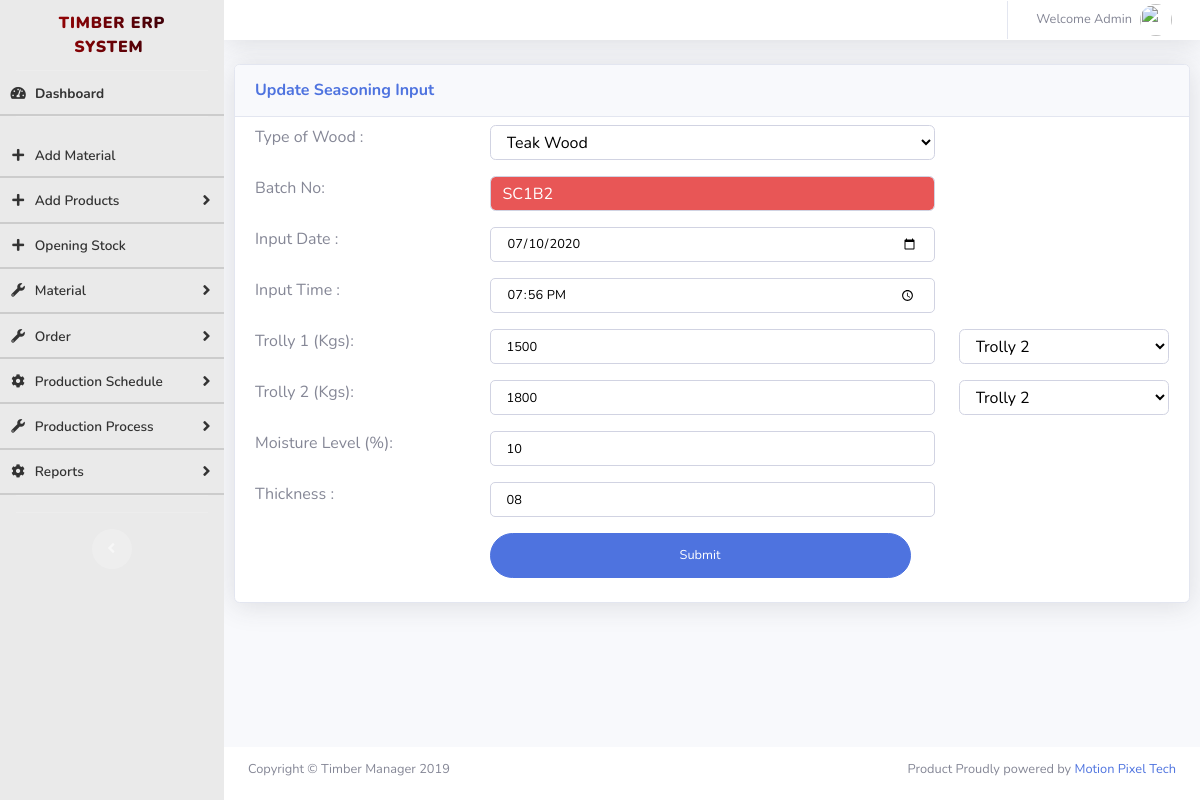
Page /editSeasoning_input.php?id=3 (signed in) on the committed database.
### tables this page shows
CREATE TABLE `ta_seasoning_input` (
  `seasonin_id` int(10) NOT NULL,
  `type_of_wood` varchar(100) NOT NULL,
  `seasonin_batch` varchar(100) NOT NULL,
  `input_date` date NOT NULL,
  `input_time` time NOT NULL,
  `trolly1_weight` varchar(100) NOT NULL,
  `trolly1` varchar(100) NOT NULL,
  `trolly2_weight` varchar(100) NOT NULL,
  `trolly2` varchar(100) NOT NULL,
  `moisture_level` varchar(100) NOT NULL,
  `thickness` varchar(100) NOT NULL,
  `chamber` varchar(100) NOT NULL,
  `created_on` datetime NOT NULL DEFAULT current_timestamp(),
  `status` int(1) NOT NULL DEFAULT 1
);

CREATE TABLE `ta_wood_type` (
  `id` int(10) NOT NULL,
  `wood_type` varchar(150) NOT NULL,
  `status` int(1) NOT NULL DEFAULT 1 COMMENT '1->Active, 0->inactive',
  `created_on` datetime NOT NULL DEFAULT current_timestamp()
);

CREATE TABLE `ta_season_batch_nos` (
  `batch_id` int(10) NOT NULL,
  `seasonin_id` int(10) NOT NULL,
  `chamber` varchar(50) NOT NULL,
  `batch_no` varchar(100) NOT NULL,
  `status` int(1) NOT NULL COMMENT '1->active, 0->inactrive',
  `crated_on` datetime NOT NULL DEFAULT current_timestamp(),
  `is_deleted` int(1) NOT NULL DEFAULT 1 COMMENT '1->Not Deleted, 0->deleted'
);

### editSeasoning_input.php (the view, shortened to what this page needs)
<?php
  if(empty($_SESSION['loggedin_id']))
  {
    header("Location: index.php");
  } else {
    include("db_connection.php");
    $batch_id = $_GET['id'];
    $sql = "SELECT tso.*,twt.wood_type,twt.id wood_id,sbn.batch_no FROM ta_seasoning_input tso join ta_wood_type twt on (twt.id = tso.type_of_wood) join ta_season_batch_nos sbn on (tso.seasonin_batch = sbn.batch_id and sbn.status = 1) where tso.seasonin_batch = '".$batch_id."' order by seasonin_id ASC limit 1";
    $seasoinresp = $conn->query($sql);
    $seasoin_result = mysqli_fetch_assoc($seasoinresp);
?>
<!DOCTYPE html>
<html lang="en">
<head>
  <link href="vendor/fontawesome-free/css/all.min.css" rel="stylesheet" type="text/css">
  <link href="css/sb-admin-2.min.css" rel="stylesheet">
  <link href="vendor/datatables/dataTables.bootstrap4.min.css" rel="stylesheet">
</head>
<body id="page-top">
  <div id="wrapper">
   <?php include "sidebar.php"; ?>
    <div id="content-wrapper" class="d-flex flex-column">
      <div id="content">
        <nav class="navbar navbar-expand navbar-light bg-white topbar mb-0 static-top shadow">
          <ul class="navbar-nav ml-auto">
            <li class="nav-item dropdown no-arrow">
              <a class="nav-link dropdown-toggle" href="#" id="userDropdown" role="button" data-toggle="dropdown" aria-haspopup="true" aria-expanded="false">
                <span class="mr-2 d-none d-lg-inline text-gray-600 small">Welcome Admin</span>
                <img class="img-profile rounded-circle" src="https://source.unsplash.com/QAB-WJcbgJk/60x60">
              </a>
            </li>
          </ul>
        </nav>
        <div class="">
      <div class="">
        <div class="card shadow mb-4">
            <div class="card-header py-3">
                <h6 class="m-0 font-weight-bold text-primary" style="text-transform: capitalize;">Update seasoning input</h6>
            </div>
            <div class="card-body">
                <div class="table-responsive">
                  <div class="col-md-12">
                    <form class="user" method="post" id="seasnoing_chamber1_form" name="seasnoing_chamber1_form" style="clear: both;" action="sav_files/update_season_input.php?seasonin_id=<?php echo $seasoin_result['seasonin_id']; ?>">
                            <div class="form-group row">
                              <div class="col-sm-3">
                                <label>Type of Wood :</label>
                              </div>
                              <div class="col-sm-6">
                                <select type="text" class="form-control type_of_wood" name="type_of_wood">
                                  <?php
                                    $sql = "SELECT * FROM ta_wood_type where status = 1";
                                    $result = $conn->query($sql);
                                    while($row = $result->fetch_assoc()) {
                                  ?>
                                  <option value="<?php echo $row['id']; ?>" <?php if($seasoin_result['type_of_wood'] == $row['id']) echo "selected";?>><?php echo $row['wood_type']; ?></option>
                                <?php } ?>
                                </select>
                              </div>
                            </div>
                            <div class="form-group row">
                              <div class="col-sm-3">
                                <label>Batch No:</label>
                              </div>
                              <div class="col-sm-6">
                                <input type="text" name="seasonin_batch1" placeholder="SIBTN1" id="seasonin_batch" class="form-control" readonly value="<?php echo $seasoin_result['batch_no']; ?>">
                              </div>
                            </div>
                            <div class="form-group row">
                              <div class="col-sm-3">
                                <label>Input Date :</label>
                              </div>
                              <div class="col-sm-6">
                                <input type="date" class="form-control form-control-user" name="input_date" value="<?php echo $seasoin_result['input_date']; ?>">
                              </div>
                            </div>
                            <div class="form-group row">
                              <div class="col-sm-3">
                                <label>Input Time :</label>
                              </div>
                              <div class="col-sm-6">
                                <input type="time" class="form-control form-control-user" name="input_time" value="<?php echo $seasoin_result['input_time']; ?>">
                              </div>
                            </div>
                            <div class="form-group row">
                              <div class="col-sm-3 mb-3 mb-sm-0">
                                <label>Trolly 1 (Kgs):</label>
                              </div>
                              <div class="col-sm-6 mb-3 mb-sm-0">
                                <input type="text" class="form-control form-control-user" name="trolly1_weight" placeholder="1000 kgs" value="<?php echo $seasoin_result['trolly1_weight']; ?>">
                              </div>
                              <div class="col-sm-3 mb-3 mb-sm-0">
                                <select type="text" class="form-control" name="trolly1">
                                  <option value="trolly2" <?php if($seasoin_result['trolly1'] == "trolly2") echo "selected='selected'";?>>Trolly 2</option>
                                </select>
                              </div>
                            </div>
                            <div class="form-group row">
                              <div class="col-sm-3 mb-3 mb-sm-0">
                                <label>Trolly 2 (Kgs):</label>
                              </div>
                              <div class="col-sm-6 mb-3 mb-sm-0">
                                <input type="text" class="form-control form-control-user" name="trolly2_weight" placeholder="1000 kgs" value="<?php echo $seasoin_result['trolly2_weight']; ?>">
                              </div>
                              <div class="col-sm-3 mb-3 mb-sm-0">
                                <select type="text" class="form-control" name="trolly2">
                                  <option value="trolly2" <?php if($seasoin_result['trolly1'] == "trolly2") echo "selected='selected'";?>>Trolly 2</option>
                                </select>
                              </div>
                            </div>
                            <div class="form-group row">
                              <div class="col-sm-3">
                                <label>Moisture Level (%):</label>
                              </div>
                              <div class="col-sm-6">
                                <input type="text" class="form-control form-control-user" name="moisture_level" placeholder="07%" value="<?php echo $seasoin_result['moisture_level']; ?>">
                              </div>
                            </div>
                            <div class="form-group row">
                              <div class="col-sm-3">
                                <label>Thickness :</label>
                              </div>
                              <div class="col-sm-6">
                                <input type="text" class="form-control form-control-user" name="thickness" value="<?php echo $seasoin_result['thickness']; ?>">
                              </div>
                            </div>
                            <div class="form-group row col-sm-12">
                              <div class="col-sm-3"></div>
                              <div class="col-sm-6">
                                <input type="submit" class="btn btn-primary btn-user btn-block" name="add_new_order" value="Submit">
                              </div>
                              <div class="col-sm-3"></div>
                            </div>
                          </form>
                        </div>
                </div>
            </div>
        </div>
    </div>
        </div>
      </div>
      <?php include "footer.php"; ?>
    </div>
  </div>
</body>
</html>
<?php } ?>

### rows in the picture
ta_seasoning_input: type_of_wood "Teak Wood", seasonin_batch1 "SC1B2", input_date "07/10/2020", input_time "19:56:00", trolly1_weight "1500", trolly1 "Trolly 2", trolly2_weight "1800", trolly2 "Trolly 2", moisture_level "10", thickness "08"
